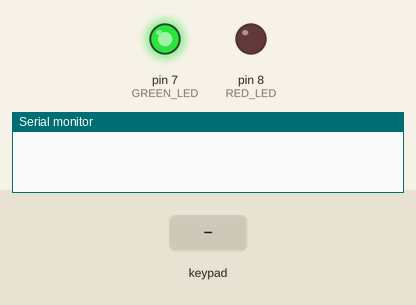
Recording of a sketch running on a simulated Arduino Uno, built with avr-gcc and run on an emulated ATmega328P. Parts: output pins drawn as LEDs (lit = HIGH), the last lines printed to the serial monitor. Dashed ring = blinking. The test bench sets the inputs (shaded band).

Above: at 1.2 s.
1.3 s: keypad keys 1 3 9 7 pressed 0.4 s apart
At 3.25 s:
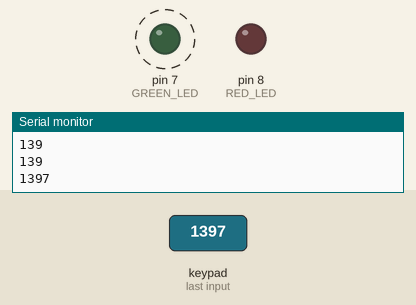
5.2 s: keypad keys 9 8 7 6 pressed 0.4 s apart
At 9.0 s:
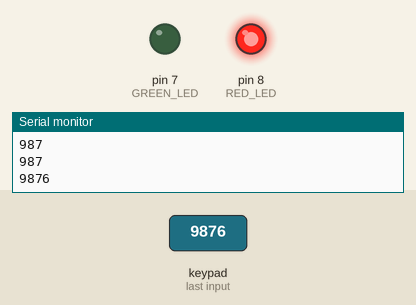
Timing chart, 0 to 14.5 s (numbered marks = the images above; inputs shaded):
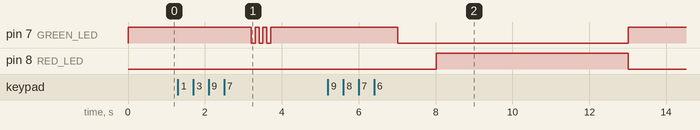

Measured:
- after the input at 1.3 s, pin 7 (GREEN_LED): alternates HIGH for 0.10 s and LOW for 0.10 s, 6 changes in all, then stays HIGH, starting after 1.9 s
- after the input at 5.2 s, pin 7 (GREEN_LED): HIGH → LOW after 1.8 s, → HIGH 6.0 s later; pin 8 (RED_LED): LOW → HIGH after 2.8 s, → LOW 5.0 s later

The sketch:

Prac2_3.ino
```cpp
#include <Keypad.h>

#define GREEN_LED 7
#define RED_LED 8

#define PASSWORD "9876"

const byte nfilas = 4;
const byte ncolumnas = 4;
char teclas[nfilas][ncolumnas] = {
{'1','2','3','A'},
{'4','5','6','B'},
{'7','8','9','C'},
{'*','0','#','D'}
};

byte pfilas[nfilas] = {2, 3, 4, 5}; // Filas
byte pcolumnas[ncolumnas] = {A0, A1, A2, A3}; //Columnas

Keypad teclado = Keypad(makeKeymap(teclas), pfilas, pcolumnas,
nfilas, ncolumnas);

String bufferLectura = "";

void abrir() {
  digitalWrite(RED_LED, HIGH);
  digitalWrite(GREEN_LED, LOW);
}

void cerrar() {
  digitalWrite(RED_LED, LOW);
  digitalWrite(GREEN_LED, HIGH);
}

void parpadear() {
  for(int i = 0; i<3; i++){
    digitalWrite(GREEN_LED, LOW);
    delay(100);
    digitalWrite(GREEN_LED, HIGH);
    delay(100);
  }
}

void updateBuffer() {
  char c = teclado.getKey();
  if (c != '\0' && isDigit(c)) {
    bufferLectura += c;
  }
}

void setup() {
  pinMode(GREEN_LED, OUTPUT);
  pinMode(RED_LED, OUTPUT);
  cerrar();
  Serial.begin(9600);
}

void loop() {
  updateBuffer();
  Serial.println(bufferLectura);
  if (bufferLectura.length() >= 4) {
    if (bufferLectura.equals(PASSWORD)) { //Es correcta
      digitalWrite(GREEN_LED, LOW);
      delay(1000);
      abrir();
      double inicioCuentaTiempo = millis();
      while(millis() - inicioCuentaTiempo < 5000) {
        if (teclado.getKey() == 'C')
          break;
      }
      cerrar();
    } else { //Contraseña incorrecta
      parpadear();
      cerrar();
    }
    bufferLectura = "";
  }
  delay(200);
}
```
